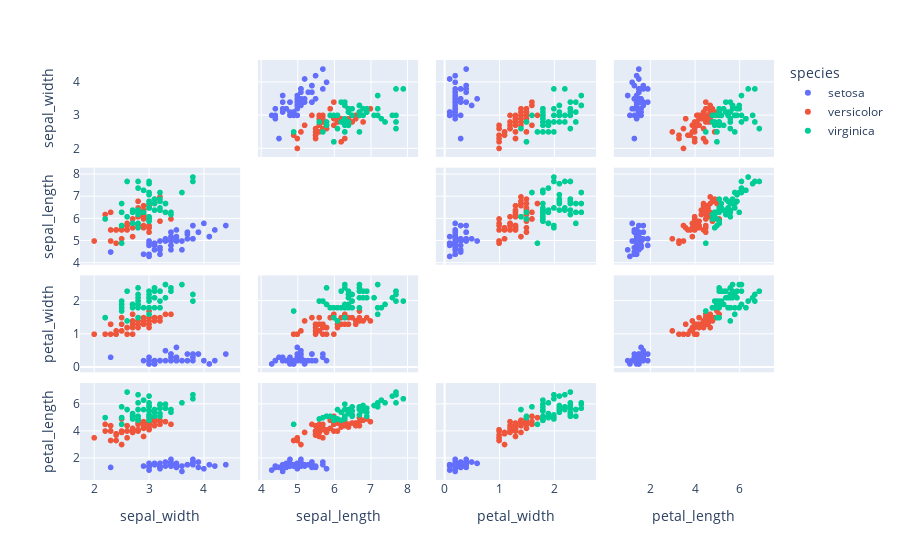

The cell this chart's notebook holds for it:
### Code cell
features = ['sepal_width', 'sepal_length', 'petal_width', 'petal_length']
fig = px.scatter_matrix(df, dimensions = features, color = 'species')
fig.update_traces(diagonal_visible =False)
fig.show()

### Figure 1 — Plotly figure (JSON) as saved in the notebook; plotly's stock layout.template omitted (floating-point values rounded to 4 significant figures)
{"data": [{"diagonal": {"visible": false}, "dimensions": [{"axis": {"matches": true}, "label": "sepal_width", "values": [3.5, 3, 3.2, 3.1, 3.6, 3.9, 3.4, 3.4, 2.9, 3.1, 3.7, 3.4, 3, 3, 4, 4.4, 3.9, 3.5, 3.8, 3.8, 3.4, 3.7, 3.6, 3.3, 3.4, 3, 3.4, 3.5, 3.4, 3.2, 3.1, 3.4, 4.1, 4.2, 3.1, 3.2, 3.5, 3.1, 3, 3.4, 3.5, 2.3, 3.2, 3.5, 3.8, 3, 3.8, 3.2, 3.7, 3.3]}, {"axis": {"matches": true}, "label": "sepal_length", "values": [5.1, 4.9, 4.7, 4.6, 5, 5.4, 4.6, 5, 4.4, 4.9, 5.4, 4.8, 4.8, 4.3, 5.8, 5.7, 5.4, 5.1, 5.7, 5.1, 5.4, 5.1, 4.6, 5.1, 4.8, 5, 5, 5.2, 5.2, 4.7, 4.8, 5.4, 5.2, 5.5, 4.9, 5, 5.5, 4.9, 4.4, 5.1, 5, 4.5, 4.4, 5, 5.1, 4.8, 5.1, 4.6, 5.3, 5]}, {"axis": {"matches": true}, "label": "petal_width", "values": [0.2, 0.2, 0.2, 0.2, 0.2, 0.4, 0.3, 0.2, 0.2, 0.1, 0.2, 0.2, 0.1, 0.1, 0.2, 0.4, 0.4, 0.3, 0.3, 0.3, 0.2, 0.4, 0.2, 0.5, 0.2, 0.2, 0.4, 0.2, 0.2, 0.2, 0.2, 0.4, 0.1, 0.2, 0.1, 0.2, 0.2, 0.1, 0.2, 0.2, 0.3, 0.3, 0.2, 0.6, 0.4, 0.3, 0.2, 0.2, 0.2, 0.2]}, {"axis": {"matches": true}, "label": "petal_length", "values": [1.4, 1.4, 1.3, 1.5, 1.4, 1.7, 1.4, 1.5, 1.4, 1.5, 1.5, 1.6, 1.4, 1.1, 1.2, 1.5, 1.3, 1.4, 1.7, 1.5, 1.7, 1.5, 1, 1.7, 1.9, 1.6, 1.6, 1.5, 1.4, 1.6, 1.6, 1.5, 1.5, 1.4, 1.5, 1.2, 1.3, 1.5, 1.3, 1.5, 1.3, 1.3, 1.3, 1.6, 1.9, 1.4, 1.6, 1.4, 1.5, 1.4]}], "hovertemplate": "species=setosa<br>%{xaxis.title.text}=%{x}<br>%{yaxis.title.text}=%{y}<extra></extra>", "legendgroup": "setosa", "marker": {"color": "#636efa", "symbol": "circle"}, "name": "setosa", "showlegend": true, "type": "splom"}, {"diagonal": {"visible": false}, "dimensions": [{"axis": {"matches": true}, "label": "sepal_width", "values": [3.2, 3.2, 3.1, 2.3, 2.8, 2.8, 3.3, 2.4, 2.9, 2.7, 2, 3, 2.2, 2.9, 2.9, 3.1, 3, 2.7, 2.2, 2.5, 3.2, 2.8, 2.5, 2.8, 2.9, 3, 2.8, 3, 2.9, 2.6, 2.4, 2.4, 2.7, 2.7, 3, 3.4, 3.1, 2.3, 3, 2.5, 2.6, 3, 2.6, 2.3, 2.7, 3, 2.9, 2.9, 2.5, 2.8]}, {"axis": {"matches": true}, "label": "sepal_length", "values": [7, 6.4, 6.9, 5.5, 6.5, 5.7, 6.3, 4.9, 6.6, 5.2, 5, 5.9, 6, 6.1, 5.6, 6.7, 5.6, 5.8, 6.2, 5.6, 5.9, 6.1, 6.3, 6.1, 6.4, 6.6, 6.8, 6.7, 6, 5.7, 5.5, 5.5, 5.8, 6, 5.4, 6, 6.7, 6.3, 5.6, 5.5, 5.5, 6.1, 5.8, 5, 5.6, 5.7, 5.7, 6.2, 5.1, 5.7]}, {"axis": {"matches": true}, "label": "petal_width", "values": [1.4, 1.5, 1.5, 1.3, 1.5, 1.3, 1.6, 1, 1.3, 1.4, 1, 1.5, 1, 1.4, 1.3, 1.4, 1.5, 1, 1.5, 1.1, 1.8, 1.3, 1.5, 1.2, 1.3, 1.4, 1.4, 1.7, 1.5, 1, 1.1, 1, 1.2, 1.6, 1.5, 1.6, 1.5, 1.3, 1.3, 1.3, 1.2, 1.4, 1.2, 1, 1.3, 1.2, 1.3, 1.3, 1.1, 1.3]}, {"axis": {"matches": true}, "label": "petal_length", "values": [4.7, 4.5, 4.9, 4, 4.6, 4.5, 4.7, 3.3, 4.6, 3.9, 3.5, 4.2, 4, 4.7, 3.6, 4.4, 4.5, 4.1, 4.5, 3.9, 4.8, 4, 4.9, 4.7, 4.3, 4.4, 4.8, 5, 4.5, 3.5, 3.8, 3.7, 3.9, 5.1, 4.5, 4.5, 4.7, 4.4, 4.1, 4, 4.4, 4.6, 4, 3.3, 4.2, 4.2, 4.2, 4.3, 3, 4.1]}], "hovertemplate": "species=versicolor<br>%{xaxis.title.text}=%{x}<br>%{yaxis.title.text}=%{y}<extra></extra>", "legendgroup": "versicolor", "marker": {"color": "#EF553B", "symbol": "circle"}, "name": "versicolor", "showlegend": true, "type": "splom"}, {"diagonal": {"visible": false}, "dimensions": [{"axis": {"matches": true}, "label": "sepal_width", "values": [3.3, 2.7, 3, 2.9, 3, 3, 2.5, 2.9, 2.5, 3.6, 3.2, 2.7, 3, 2.5, 2.8, 3.2, 3, 3.8, 2.6, 2.2, 3.2, 2.8, 2.8, 2.7, 3.3, 3.2, 2.8, 3, 2.8, 3, 2.8, 3.8, 2.8, 2.8, 2.6, 3, 3.4, 3.1, 3, 3.1, 3.1, 3.1, 2.7, 3.2, 3.3, 3, 2.5, 3, 3.4, 3]}, {"axis": {"matches": true}, "label": "sepal_length", "values": [6.3, 5.8, 7.1, 6.3, 6.5, 7.6, 4.9, 7.3, 6.7, 7.2, 6.5, 6.4, 6.8, 5.7, 5.8, 6.4, 6.5, 7.7, 7.7, 6, 6.9, 5.6, 7.7, 6.3, 6.7, 7.2, 6.2, 6.1, 6.4, 7.2, 7.4, 7.9, 6.4, 6.3, 6.1, 7.7, 6.3, 6.4, 6, 6.9, 6.7, 6.9, 5.8, 6.8, 6.7, 6.7, 6.3, 6.5, 6.2, 5.9]}, {"axis": {"matches": true}, "label": "petal_width", "values": [2.5, 1.9, 2.1, 1.8, 2.2, 2.1, 1.7, 1.8, 1.8, 2.5, 2, 1.9, 2.1, 2, 2.4, 2.3, 1.8, 2.2, 2.3, 1.5, 2.3, 2, 2, 1.8, 2.1, 1.8, 1.8, 1.8, 2.1, 1.6, 1.9, 2, 2.2, 1.5, 1.4, 2.3, 2.4, 1.8, 1.8, 2.1, 2.4, 2.3, 1.9, 2.3, 2.5, 2.3, 1.9, 2, 2.3, 1.8]}, {"axis": {"matches": true}, "label": "petal_length", "values": [6, 5.1, 5.9, 5.6, 5.8, 6.6, 4.5, 6.3, 5.8, 6.1, 5.1, 5.3, 5.5, 5, 5.1, 5.3, 5.5, 6.7, 6.9, 5, 5.7, 4.9, 6.7, 4.9, 5.7, 6, 4.8, 4.9, 5.6, 5.8, 6.1, 6.4, 5.6, 5.1, 5.6, 6.1, 5.6, 5.5, 4.8, 5.4, 5.6, 5.1, 5.1, 5.9, 5.7, 5.2, 5, 5.2, 5.4, 5.1]}], "hovertemplate": "species=virginica<br>%{xaxis.title.text}=%{x}<br>%{yaxis.title.text}=%{y}<extra></extra>", "legendgroup": "virginica", "marker": {"color": "#00cc96", "symbol": "circle"}, "name": "virginica", "showlegend": true, "type": "splom"}], "layout": {"autosize": true, "dragmode": "select", "legend": {"title": {"text": "species"}, "tracegroupgap": 0}, "margin": {"t": 60}, "xaxis": {"autorange": true, "range": [1.691, 4.709], "type": "linear"}, "xaxis2": {"autorange": true, "range": [3.836, 8.364], "type": "linear"}, "xaxis3": {"autorange": true, "range": [-0.2091, 2.809], "type": "linear"}, "xaxis4": {"autorange": true, "range": [0.2401, 7.66], "type": "linear"}, "yaxis": {"autorange": true, "range": [1.691, 4.709], "type": "linear"}, "yaxis2": {"autorange": true, "range": [3.836, 8.364], "type": "linear"}, "yaxis3": {"autorange": true, "range": [-0.2091, 2.809], "type": "linear"}, "yaxis4": {"autorange": true, "range": [0.2401, 7.66], "type": "linear"}}}
